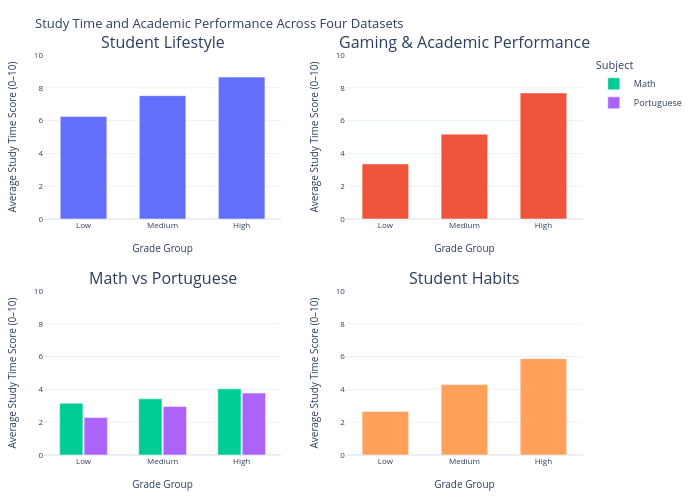

The code cell stored with this chart in its notebook:
### Code cell
import plotly.graph_objects as go
from plotly.subplots import make_subplots

grade_order = ["Low", "Medium", "High"]

# Copy to avoid changing original data
df1 = df1.copy()
df2 = df2.copy()
df3 = df3.copy()
df4 = df4.copy()

# Dataset 1 and 2 are already on a 0/1–10 hour scale, so keep them
df1["study_scaled"] = df1["Study_Hours_Per_Day"]
df2["study_scaled"] = df2["study_hours"]

# Dataset 3: ordinal study time category 1–4, rescaled to 0–10
df3["study_scaled"] = (
    (df3["studytime"] - df3["studytime"].min()) /
    (df3["studytime"].max() - df3["studytime"].min())
) * 10

# Dataset 4: 0–8.3 hours, rescaled to 0–10
df4["study_scaled"] = (
    (df4["study_hours_per_day"] - df4["study_hours_per_day"].min()) /
    (df4["study_hours_per_day"].max() - df4["study_hours_per_day"].min())
) * 10

s1 = df1.groupby("Grade Group", observed=False)["study_scaled"].mean().reindex(grade_order)
s2 = df2.groupby("Grade Group", observed=False)["study_scaled"].mean().reindex(grade_order)

s3 = (
    df3.groupby(["Grade Group", "Subject"], observed=False)["study_scaled"]
    .mean()
    .reset_index()
)

s4 = df4.groupby("Grade Group", observed=False)["study_scaled"].mean().reindex(grade_order)

fig = make_subplots(
    rows=2,
    cols=2,
    subplot_titles=[
        "Student Lifestyle",
        "Gaming & Academic Performance",
        "Math vs Portuguese",
        "Student Habits"
    ],
    vertical_spacing=0.18,
    horizontal_spacing=0.12
)

fig.add_trace(go.Bar(x=grade_order, y=s1.values, showlegend=False), row=1, col=1)
fig.add_trace(go.Bar(x=grade_order, y=s2.values, showlegend=False), row=1, col=2)

for subject in ["Math", "Portuguese"]:
    temp = s3[s3["Subject"] == subject].set_index("Grade Group").reindex(grade_order)
    fig.add_trace(
        go.Bar(x=grade_order, y=temp["study_scaled"], name=subject),
        row=2,
        col=1
    )

fig.add_trace(go.Bar(x=grade_order, y=s4.values, showlegend=False), row=2, col=2)

fig.update_layout(
    title_text="Study Time and Academic Performance Across Four Datasets",
    barmode="group",
    height=500,
    width=700,
    template="plotly_white",
    legend_title_text="Subject",
    bargap=0.38,
    bargroupgap=0.05,
    margin=dict(l=35, r=15, t=55, b=35),
    font=dict(size=9),
    title_font=dict(size=13)
)

fig.update_xaxes(
    title_text="Grade Group",
    title_font=dict(size=10),
    tickfont=dict(size=8)
)

fig.update_yaxes(
    title_text="Average Study Time Score (0–10)",
    range=[0, 10],
    title_font=dict(size=10),
    tickfont=dict(size=8)
)

fig.show()

### Figure 1 — Plotly figure (JSON) as saved in the notebook; plotly's stock layout.template omitted (floating-point values rounded to 4 significant figures)
{"data": [{"showlegend": false, "type": "bar", "x": ["Low", "Medium", "High"], "xaxis": "x", "y": [6.252, 7.522, 8.654], "yaxis": "y"}, {"showlegend": false, "type": "bar", "x": ["Low", "Medium", "High"], "xaxis": "x2", "y": [3.359, 5.174, 7.686], "yaxis": "y2"}, {"name": "Math", "type": "bar", "x": ["Low", "Medium", "High"], "xaxis": "x3", "y": [3.154, 3.425, 4.033], "yaxis": "y3"}, {"name": "Portuguese", "type": "bar", "x": ["Low", "Medium", "High"], "xaxis": "x3", "y": [2.284, 2.957, 3.777], "yaxis": "y3"}, {"showlegend": false, "type": "bar", "x": ["Low", "Medium", "High"], "xaxis": "x4", "y": [2.659, 4.303, 5.875], "yaxis": "y4"}], "layout": {"annotations": [{"font": {"size": 16}, "showarrow": false, "text": "Student Lifestyle", "x": 0.22, "xanchor": "center", "xref": "paper", "y": 1, "yanchor": "bottom", "yref": "paper"}, {"font": {"size": 16}, "showarrow": false, "text": "Gaming & Academic Performance", "x": 0.78, "xanchor": "center", "xref": "paper", "y": 1, "yanchor": "bottom", "yref": "paper"}, {"font": {"size": 16}, "showarrow": false, "text": "Math vs Portuguese", "x": 0.22, "xanchor": "center", "xref": "paper", "y": 0.41, "yanchor": "bottom", "yref": "paper"}, {"font": {"size": 16}, "showarrow": false, "text": "Student Habits", "x": 0.78, "xanchor": "center", "xref": "paper", "y": 0.41, "yanchor": "bottom", "yref": "paper"}], "bargap": 0.38, "bargroupgap": 0.05, "barmode": "group", "font": {"size": 9}, "height": 500, "legend": {"title": {"text": "Subject"}}, "margin": {"b": 35, "l": 35, "r": 15, "t": 55}, "title": {"font": {"size": 13}, "text": "Study Time and Academic Performance Across Four Datasets"}, "width": 700, "xaxis": {"anchor": "y", "domain": [0, 0.44], "tickfont": {"size": 8}, "title": {"font": {"size": 10}, "text": "Grade Group"}}, "xaxis2": {"anchor": "y2", "domain": [0.56, 1], "tickfont": {"size": 8}, "title": {"font": {"size": 10}, "text": "Grade Group"}}, "xaxis3": {"anchor": "y3", "domain": [0, 0.44], "tickfont": {"size": 8}, "title": {"font": {"size": 10}, "text": "Grade Group"}}, "xaxis4": {"anchor": "y4", "domain": [0.56, 1], "tickfont": {"size": 8}, "title": {"font": {"size": 10}, "text": "Grade Group"}}, "yaxis": {"anchor": "x", "domain": [0.59, 1], "range": [0, 10], "tickfont": {"size": 8}, "title": {"font": {"size": 10}, "text": "Average Study Time Score (0–10)"}}, "yaxis2": {"anchor": "x2", "domain": [0.59, 1], "range": [0, 10], "tickfont": {"size": 8}, "title": {"font": {"size": 10}, "text": "Average Study Time Score (0–10)"}}, "yaxis3": {"anchor": "x3", "domain": [0, 0.41], "range": [0, 10], "tickfont": {"size": 8}, "title": {"font": {"size": 10}, "text": "Average Study Time Score (0–10)"}}, "yaxis4": {"anchor": "x4", "domain": [0, 0.41], "range": [0, 10], "tickfont": {"size": 8}, "title": {"font": {"size": 10}, "text": "Average Study Time Score (0–10)"}}}}
